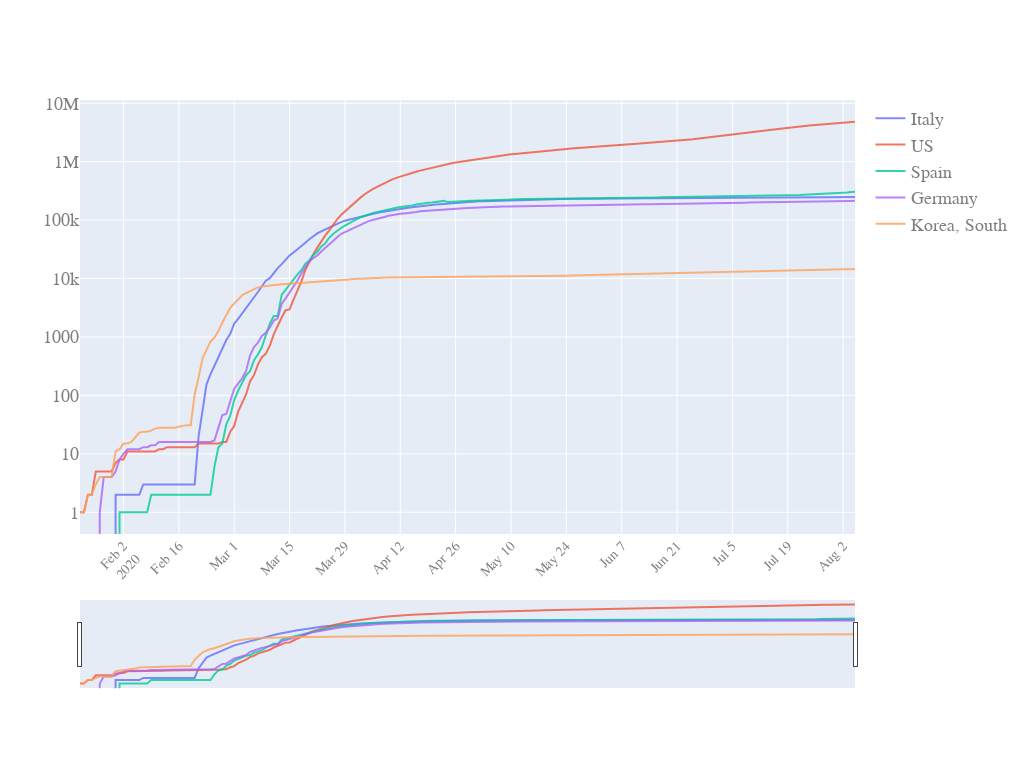

The code cell stored with this chart in its notebook:
### Code cell
quick_plot(df_analyse.date,
              df_analyse.iloc[:,1:],
               y_scale = 'log',
               slider = True
          )

### Figure 1 — Plotly figure (JSON) as saved in the notebook; plotly's stock layout.template omitted (floating-point values rounded to 4 significant figures; data arrays with more than 128 entries replaced by an {"elided": "..."} marker saying what was removed)
{"data": [{"name": "Italy", "opacity": 0.8, "type": "scatter", "x": {"elided": "197 str values"}, "y": {"elided": "197 int values"}}, {"name": "US", "opacity": 0.8, "type": "scatter", "x": {"elided": "197 str values"}, "y": {"elided": "197 int values"}}, {"name": "Spain", "opacity": 0.8, "type": "scatter", "x": {"elided": "197 str values"}, "y": {"elided": "197 int values"}}, {"name": "Germany", "opacity": 0.8, "type": "scatter", "x": {"elided": "197 str values"}, "y": {"elided": "197 int values"}}, {"name": "Korea, South", "opacity": 0.8, "type": "scatter", "x": {"elided": "197 str values"}, "y": {"elided": "197 int values"}}], "layout": {"autosize": true, "font": {"color": "#7f7f7f", "family": "PT Sans, monospace", "size": 18}, "height": 768, "width": 1024, "xaxis": {"nticks": 20, "rangeslider": {"visible": true}, "tickangle": -45, "tickfont": {"color": "#7f7f7f", "size": 14}}, "yaxis": {"type": "log"}}}
